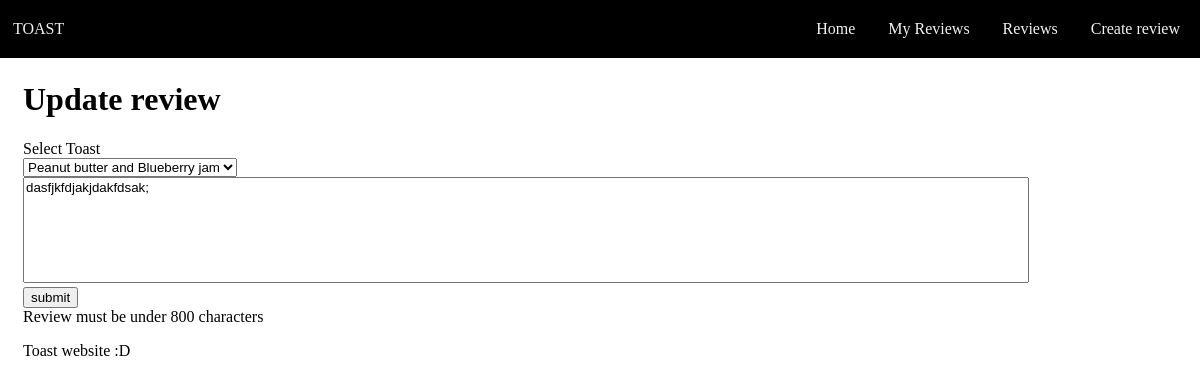
Before: /update_reviews (signed in) with the older database file.
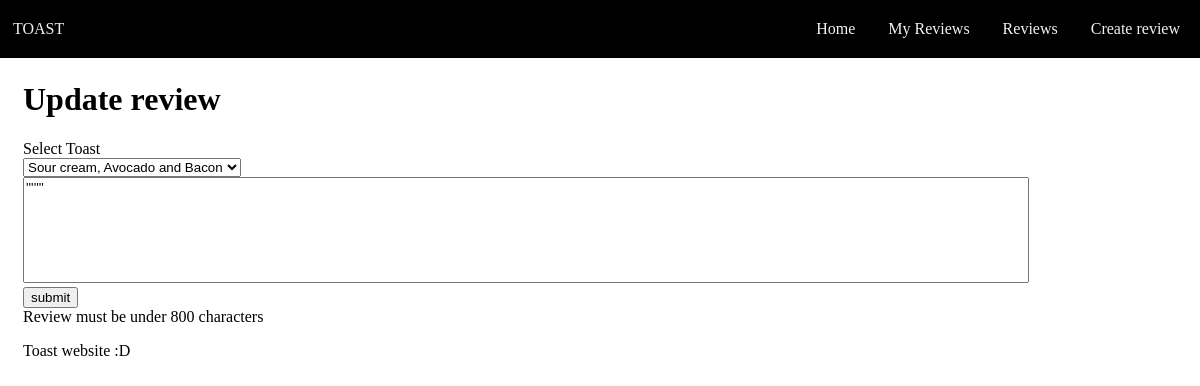
After: the same page with the newer database file.
### tables this page shows
CREATE TABLE Reviews (id INTEGER PRIMARY KEY AUTOINCREMENT, user_id INTEGER REFERENCES Users (id), review TEXT NOT NULL, toast_id);

### routes.py (the view, shortened to what this page needs)
@app.route('/update_reviews', methods=['GET', 'POST'])
def update_reviews():
    if request.method == 'GET':
        username = session['username']
        query = "SELECT t.id, description, review FROM reviews as r join users as u on r.user_id = u.id join Toast as t on r.toast_id = t.id WHERE u.username = '{}'".format(username)
        toasts = sql_queries(query, 1)
        return render_template('update_reviews.html', toasts=toasts)

### routes.py (called while the page is built)
def sql_queries(query, option, data=None):
    connection = sqlite3.connect('toast.db')
    cursor = connection.cursor()
    if data:
        cursor.execute(query, data)
    else:
        cursor.execute(query)
    if option == 0:
        result = cursor.fetchone()
        return result
    elif option == 1:
        result = cursor.fetchall()
        return result
    else:
        connection.commit()
    connection.close()

### templates/update_reviews.html (shortened to what this page needs)
{% extends 'layout.html' %}
{% block h1 -%}Update review{%- endblock %}
    {% block main -%}
        <form name="Toast Reviewed" method="post">
            <label>Select Toast</label>
            <br>
            <select id="review" name="toast_id" onchange="fetchReview()">
                {% for toast in toasts %}
                <option value="{{ toast[0] }}" review="{{ toast[2] }}" SELECTED>{{ toast[1] }}</option>
                {% endfor %}
            </select>
            <br>
            <textarea name="review" id="amongus" maxlength="800">{{toasts[-1][2]}}</textarea>
            <br>
            <input type="submit" value="submit">
        </form>
        Review must be under 800 characters
    {%- endblock %}

Changed rows visible on the page:
no longer on this page (row unchanged): Reviews: review "dasfjkfdjakjdakfdsak;"
added Reviews: review "'''''''"
Other visible differences:
form field toast_id: "Peanut butter and Blueberry jam" → "Sour cream, Avocado and Bacon"
